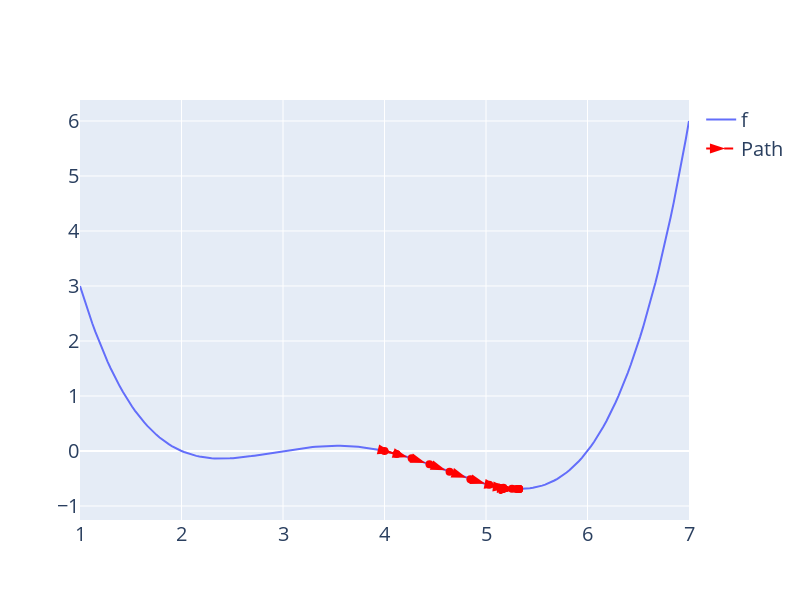

The code cell stored with this chart in its notebook:
### Code cell
plot_steps(steps)

### Figure 1 — Plotly figure (JSON) as saved in the notebook; plotly's stock layout.template omitted (floating-point values rounded to 4 significant figures; data arrays with more than 128 entries replaced by an {"elided": "..."} marker saying what was removed)
{"data": [{"mode": "lines", "name": "f", "type": "scatter", "x": {"elided": "200 float values"}, "y": {"elided": "200 float values"}}, {"line": {"color": "red", "dash": "dash"}, "marker": {"angleref": "previous", "size": 16, "standoff": 4, "symbol": "arrow"}, "mode": "lines+markers", "name": "Path", "type": "scatter", "x": [4, 4.12, 4.267, 4.443, 4.641, 4.846, 5.032, 5.172, 5.256, 5.298, 5.315, 5.322, 5.325, 5.326, 5.326, 5.326], "y": [0, -0.05357, -0.1331, -0.243, -0.3775, -0.513, -0.6155, -0.6686, -0.6865, -0.6906, -0.6913, -0.6914, -0.6914, -0.6914, -0.6914, -0.6914]}, {"marker": {"color": "red", "size": 8}, "mode": "markers", "name": "Path", "showlegend": false, "type": "scatter", "x": [4, 4.12, 4.267, 4.443, 4.641, 4.846, 5.032, 5.172, 5.256, 5.298, 5.315, 5.322, 5.325, 5.326, 5.326, 5.326], "y": [0, -0.05357, -0.1331, -0.243, -0.3775, -0.513, -0.6155, -0.6686, -0.6865, -0.6906, -0.6913, -0.6914, -0.6914, -0.6914, -0.6914, -0.6914]}], "layout": {"autosize": false, "font": {"size": 20}, "height": 600, "width": 800}}
